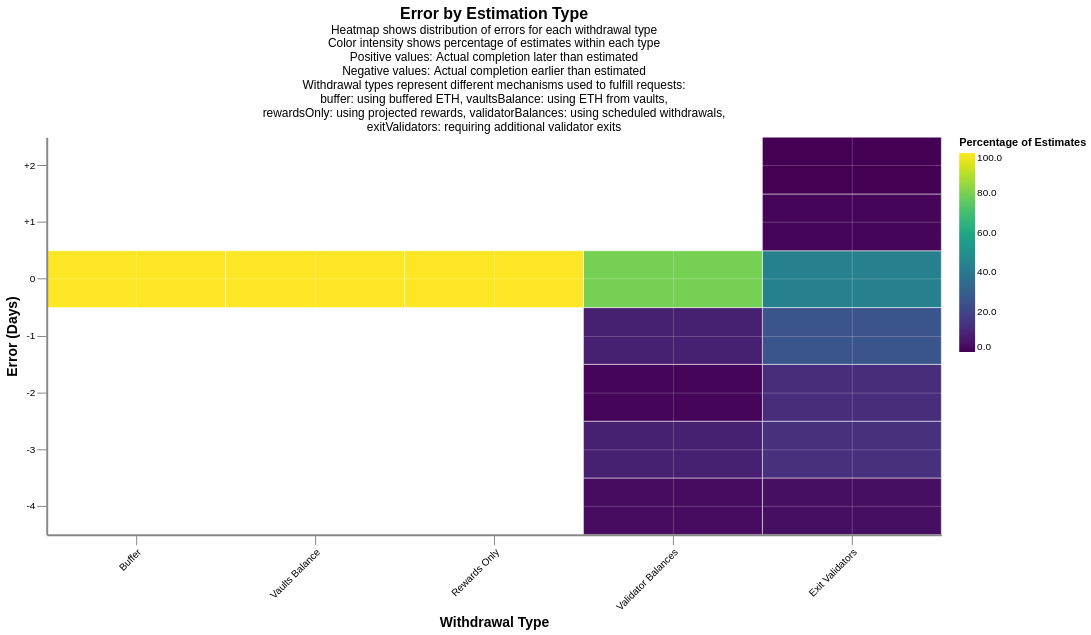

Here is the Vega-Lite specification saved for this chart:
### Vega-Lite specification from a JSON file in a GitHub repository (floating-point values rounded to 4 significant figures)
{"config": {"view": {"continuousWidth": 300, "continuousHeight": 300, "strokeWidth": 0}, "axis": {"domain": true, "domainWidth": 2, "grid": true, "gridColor": "white", "gridOpacity": 0.2, "gridWidth": 1, "tickSize": 10}}, "data": {"name": "data-5b4665f8cfc200af2894d8479ad8c6e0"}, "mark": {"type": "rect"}, "encoding": {"color": {"field": "percentage", "legend": {"format": ".1f", "title": "Percentage of Estimates"}, "scale": {"domain": [0, 100], "nice": false, "scheme": "viridis"}, "type": "quantitative"}, "stroke": {"value": "white"}, "strokeWidth": {"value": 0.5}, "tooltip": [{"field": "display_type", "title": "Withdrawal Type", "type": "nominal"}, {"field": "error_day_bin", "title": "Error Range", "type": "nominal"}, {"field": "count", "title": "Number of Estimates", "type": "quantitative"}, {"field": "percentage", "format": ".1f", "title": "Percentage", "type": "quantitative"}], "x": {"axis": {"labelAngle": -45, "titleFontSize": 14}, "field": "display_type", "sort": ["Buffer", "Vaults Balance", "Rewards Only", "Validator Balances", "Exit Validators"], "title": "Withdrawal Type", "type": "nominal"}, "y": {"axis": {"grid": true, "titleFontSize": 14}, "field": "error_day_bin", "sort": ["+2", "+1", "0", "-1", "-2", "-3", "-4"], "title": "Error (Days)", "type": "ordinal"}}, "height": 400, "title": {"text": "Error by Estimation Type", "subtitle": ["Heatmap shows distribution of errors for each withdrawal type", "Color intensity shows percentage of estimates within each type", "Positive values: Actual completion later than estimated", "Negative values: Actual completion earlier than estimated", "Withdrawal types represent different mechanisms used to fulfill requests:", "buffer: using buffered ETH, vaultsBalance: using ETH from vaults,", "rewardsOnly: using projected rewards, validatorBalances: using scheduled withdrawals,", "exitValidators: requiring additional validator exits"], "fontSize": 16}, "width": 900, "$schema": "https://vega.github.io/schema/vega-lite/v5.20.1.json", "datasets": {"data-5b4665f8cfc200af2894d8479ad8c6e0": [{"withdrawal_type": "exitValidators", "error_day_bin": "-4", "count": 4158, "count_total": 117588, "percentage": 3.5, "display_type": "Exit Validators"}, {"withdrawal_type": "validatorBalances", "error_day_bin": "-4", "count": 140, "count_total": 4886, "percentage": 2.9, "display_type": "Validator Balances"}, {"withdrawal_type": "exitValidators", "error_day_bin": "-3", "count": 15973, "count_total": 117588, "percentage": 13.6, "display_type": "Exit Validators"}, {"withdrawal_type": "validatorBalances", "error_day_bin": "-3", "count": 416, "count_total": 4886, "percentage": 8.5, "display_type": "Validator Balances"}, {"withdrawal_type": "exitValidators", "error_day_bin": "-2", "count": 14974, "count_total": 117588, "percentage": 12.7, "display_type": "Exit Validators"}, {"withdrawal_type": "validatorBalances", "error_day_bin": "-2", "count": 47, "count_total": 4886, "percentage": 1.0, "display_type": "Validator Balances"}, {"withdrawal_type": "exitValidators", "error_day_bin": "-1", "count": 30507, "count_total": 117588, "percentage": 25.9, "display_type": "Exit Validators"}, {"withdrawal_type": "validatorBalances", "error_day_bin": "-1", "count": 409, "count_total": 4886, "percentage": 8.4, "display_type": "Validator Balances"}, {"withdrawal_type": "exitValidators", "error_day_bin": "0", "count": 50496, "count_total": 117588, "percentage": 42.9, "display_type": "Exit Validators"}, {"withdrawal_type": "validatorBalances", "error_day_bin": "0", "count": 3874, "count_total": 4886, "percentage": 79.3, "display_type": "Validator Balances"}, {"withdrawal_type": "buffer", "error_day_bin": "0", "count": 1183, "count_total": 1183, "percentage": 100.0, "display_type": "Buffer"}, {"withdrawal_type": "rewardsOnly", "error_day_bin": "0", "count": 85, "count_total": 85, "percentage": 100.0, "display_type": "Rewards Only"}, {"withdrawal_type": "vaultsBalance", "error_day_bin": "0", "count": 76, "count_total": 76, "percentage": 100.0, "display_type": "Vaults Balance"}, {"withdrawal_type": "exitValidators", "error_day_bin": "+1", "count": 1408, "count_total": 117588, "percentage": 1.2, "display_type": "Exit Validators"}, {"withdrawal_type": "exitValidators", "error_day_bin": "+2", "count": 72, "count_total": 117588, "percentage": 0.1, "display_type": "Exit Validators"}]}}
